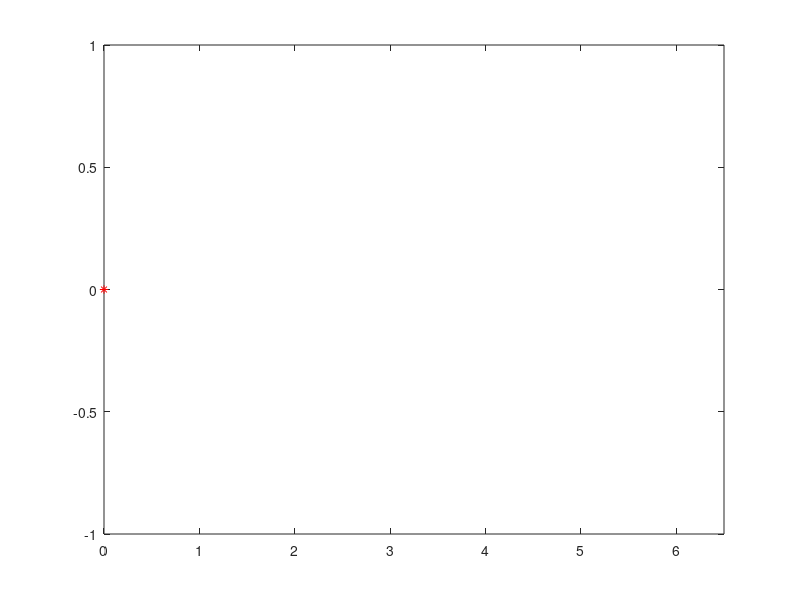

The MATLAB source for this figure: (Note: this script raises an error after producing the figure.)
x= 0:0.1:2*pi; 
y= sin(x);
figure
ph = plot(x(1), y(1), 'r*');  %plot initial point
set(gca,'Xlim',[0 6.5], 'Ylim',[-1 1])
for i=1:length(y)
    ph.XData = x(i);         %change x coordinate of the point
    ph.YData = y(i);         %change y coordinate of the point
    drawnow
    pause(0.05)  %control speed, if desired
end